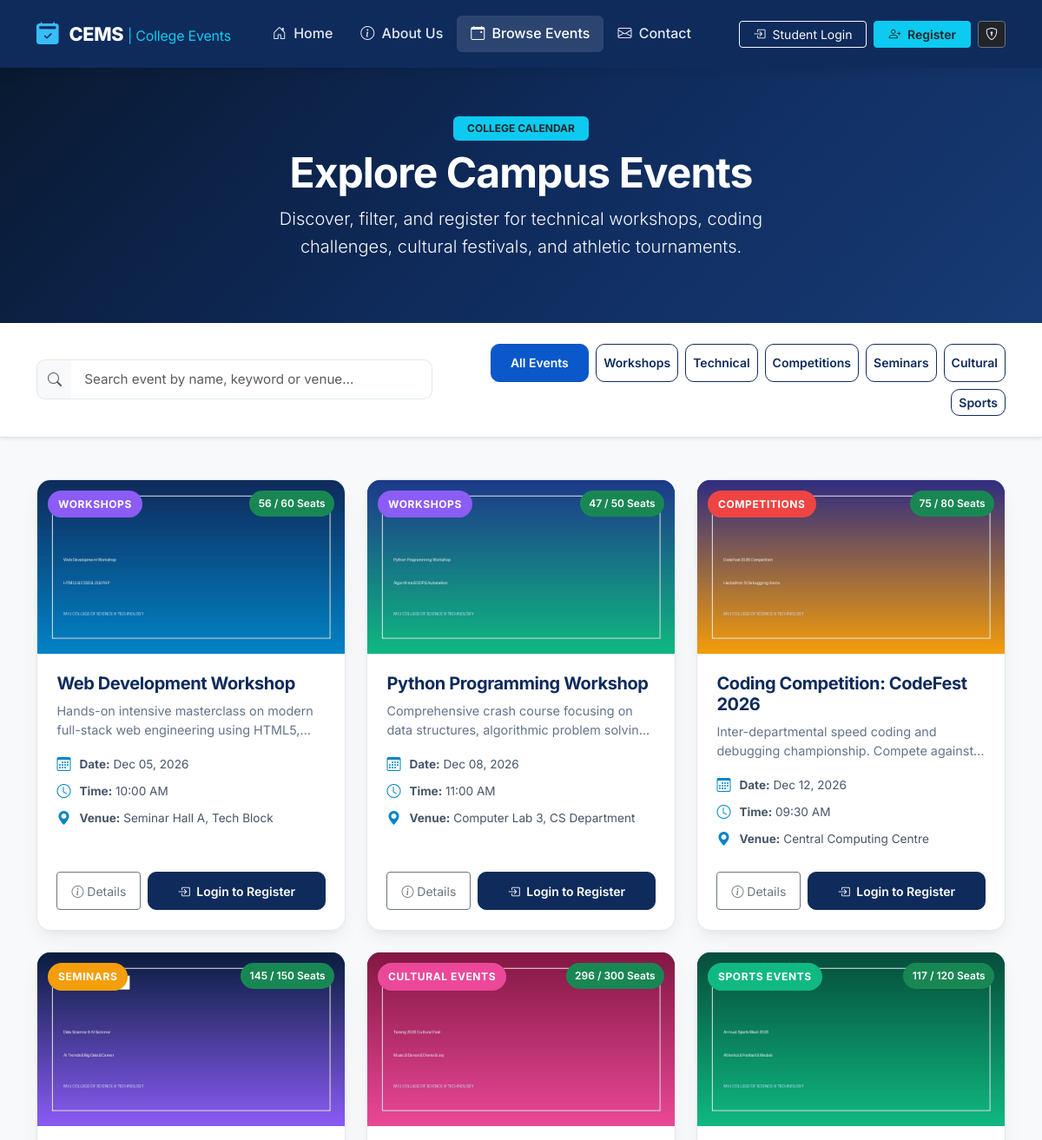
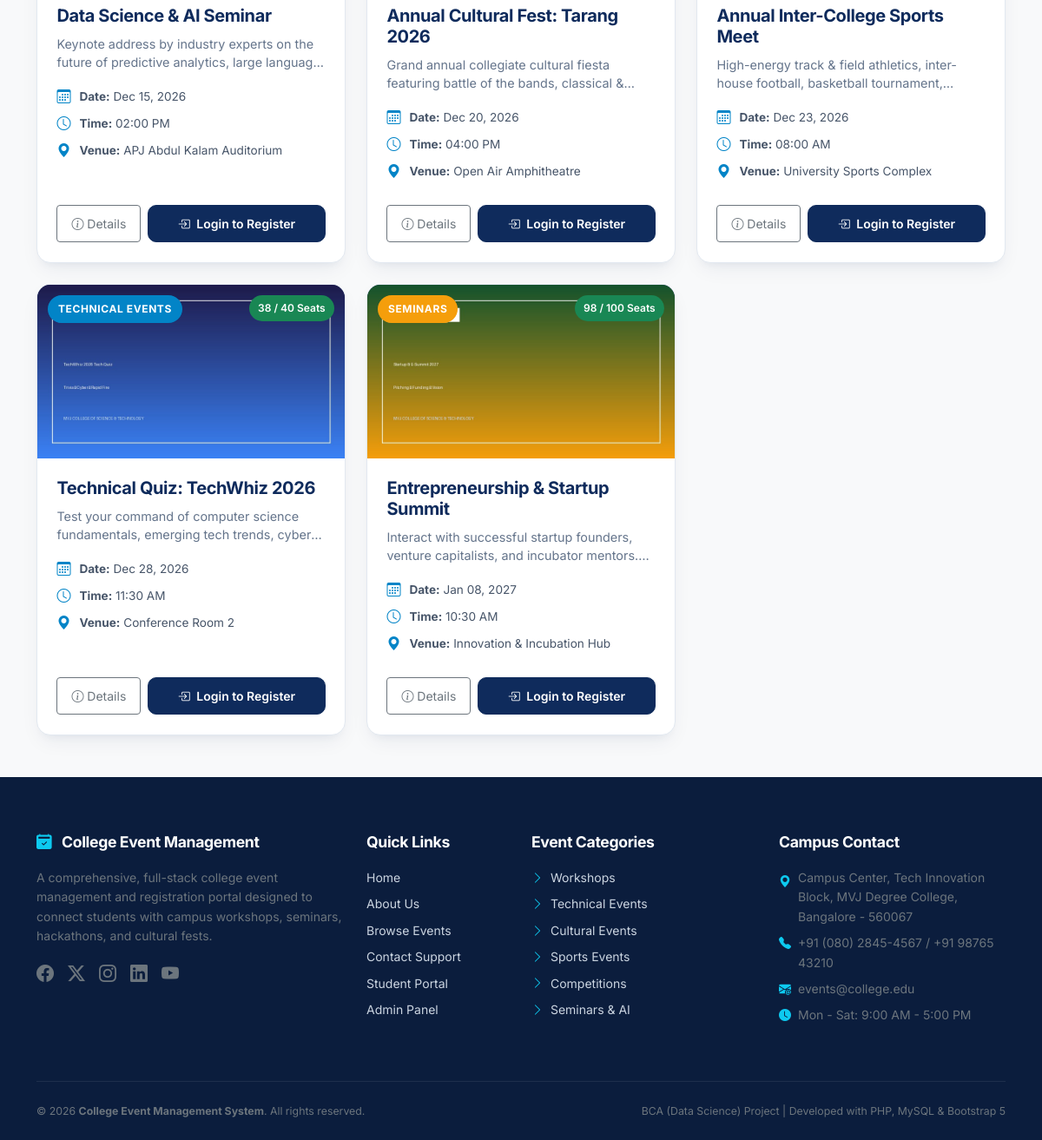
Screenshot of /events.php with the database file from the repository (2 pictures, top to bottom).
### tables this page shows
CREATE TABLE `events` (
  `event_id` INT AUTO_INCREMENT PRIMARY KEY,
  `event_name` VARCHAR(150) NOT NULL,
  `description` TEXT NOT NULL,
  `category` VARCHAR(50) NOT NULL,
  `event_date` DATE NOT NULL,
  `event_time` TIME NOT NULL,
  `venue` VARCHAR(150) NOT NULL,
  `total_seats` INT NOT NULL DEFAULT 60,
  `available_seats` INT NOT NULL DEFAULT 60,
  `event_image` VARCHAR(255) DEFAULT NULL,
  `created_at` TIMESTAMP DEFAULT CURRENT_TIMESTAMP
);

### includes/auth.php (called while the page is built, shortened)
<?php
function isStudentLoggedIn(): bool {
    return isset($_SESSION['user_type']) && $_SESSION['user_type'] === 'student' && !empty($_SESSION['student_id']);
}
function e(?string $string): string {
    return htmlspecialchars((string)$string, ENT_QUOTES, 'UTF-8');
}
function formatDate(string $dateStr): string {
    $timestamp = strtotime($dateStr);
    return $timestamp ? date('M d, Y', $timestamp) : $dateStr;
}
function formatTime(string $timeStr): string {
    $timestamp = strtotime($timeStr);
    return $timestamp ? date('h:i A', $timestamp) : $timeStr;
}

### events.php (the view, shortened to what this page needs)
<?php
require_once __DIR__ . '/includes/header.php';
require_once __DIR__ . '/includes/navbar.php';
$pdo = getDBConnection();
$allEvents = [];
try {
    $stmt = $pdo->query("SELECT * FROM events ORDER BY event_date ASC");
    $allEvents = $stmt->fetchAll();
} catch (Exception $e) {
    $errorMsg = $e->getMessage();
}
$registeredEventIds = [];
$filterCategory = isset($_GET['category']) ? trim($_GET['category']) : 'all';
?>
<section class="py-5 text-white" style="background: linear-gradient(135deg, #091931 0%, #0f2b5c 50%, #173b75 100%);">
    <div class="container py-2 text-center">
        <span class="badge bg-info text-dark px-3 py-2 text-uppercase fw-bold mb-2">College Calendar</span>
        <h1 class="display-5 fw-bold text-white mb-2">Explore Campus Events</h1>
        <p class="lead text-light opacity-90 max-w-700 mx-auto" style="max-width: 650px;">
            Discover, filter, and register for technical workshops, coding challenges, cultural festivals, and athletic tournaments.
        </p>
    </div>
</section>
<section class="py-4 bg-white border-bottom shadow-sm sticky-lg-top" style="top: 68px; z-index: 1000;">
    <div class="container">
        <div class="row g-3 align-items-center">
            <div class="col-lg-5 col-md-6">
                <div class="input-group">
                    <span class="input-group-text bg-light border-end-0"><i class="bi bi-search text-muted"></i></span>
                    <input type="text" id="eventSearchInput" class="form-control border-start-0" placeholder="Search event by name, keyword or venue...">
                </div>
            </div>
            <div class="col-lg-7 col-md-6">
                <div class="d-flex flex-wrap gap-2 justify-content-lg-end">
                    <button class="btn btn-sm event-filter-btn <?= ($filterCategory === 'all') ? 'btn-primary active' : 'btn-outline-primary'; ?>" data-category="all">
                        All Events
                    </button>
                    <button class="btn btn-sm event-filter-btn <?= ($filterCategory === 'Workshops') ? 'btn-primary active' : 'btn-outline-primary'; ?>" data-category="Workshops">
                        Workshops
                    </button>
                    <button class="btn btn-sm event-filter-btn <?= ($filterCategory === 'Technical Events') ? 'btn-primary active' : 'btn-outline-primary'; ?>" data-category="Technical Events">
                        Technical
                    </button>
                    <button class="btn btn-sm event-filter-btn <?= ($filterCategory === 'Competitions') ? 'btn-primary active' : 'btn-outline-primary'; ?>" data-category="Competitions">
                        Competitions
                    </button>
                    <button class="btn btn-sm event-filter-btn <?= ($filterCategory === 'Seminars') ? 'btn-primary active' : 'btn-outline-primary'; ?>" data-category="Seminars">
                        Seminars
                    </button>
                    <button class="btn btn-sm event-filter-btn <?= ($filterCategory === 'Cultural Events') ? 'btn-primary active' : 'btn-outline-primary'; ?>" data-category="Cultural Events">
                        Cultural
                    </button>
                    <button class="btn btn-sm event-filter-btn <?= ($filterCategory === 'Sports Events') ? 'btn-primary active' : 'btn-outline-primary'; ?>" data-category="Sports Events">
                        Sports
                    </button>
                </div>
            </div>
        </div>
    </div>
</section>
<section class="py-5 bg-light">
    <div class="container">
        <div class="row g-4" id="eventsGrid">
            <?php if (!empty($allEvents)): ?>
                <?php foreach ($allEvents as $event): ?>
                    <?php
                        $badgeClass = match($event['category']) {
                            'Workshops' => 'badge-workshop',
                            'Technical Events' => 'badge-tech',
                            'Cultural Events' => 'badge-cultural',
                            'Sports Events' => 'badge-sports',
                            'Seminars' => 'badge-seminar',
                            'Competitions' => 'badge-competition',
                            default => 'bg-secondary'
                        };
                        $isFull = ((int)$event['available_seats'] <= 0);
                        $isRegistered = in_array($event['event_id'], $registeredEventIds);
                        $imagePath = 'uploads/events/' . ($event['event_image'] ?? 'web_dev_workshop.jpg');
                    ?>
                    <div class="col-lg-4 col-md-6 event-item"
                         id="event-<?= $event['event_id']; ?>"
                         data-category="<?= e($event['category']); ?>"
                         data-title="<?= e($event['event_name']); ?>"
                         data-desc="<?= e($event['description']); ?>"
                         data-venue="<?= e($event['venue']); ?>"
                         style="<?= ($filterCategory !== 'all' && $filterCategory !== $event['category']) ? 'display:none;' : ''; ?>">
                        <div class="event-card">
                            <div class="event-image-wrapper">
                                <img src="<?= $imagePath; ?>" alt="<?= e($event['event_name']); ?>">
                                <span class="event-category-badge <?= $badgeClass; ?>"><?= e($event['category']); ?></span>
                                <?php if ($isRegistered): ?>
                                    <span class="event-seats-badge bg-primary text-white">
                                        <i class="bi bi-check2-circle me-1"></i> Registered
                                    </span>
                                <?php elseif ($isFull): ?>
                                    <span class="event-seats-badge bg-danger text-white">Seats Full</span>
                                <?php else: ?>
                                    <span class="event-seats-badge bg-success text-white">
                                        <?= e($event['available_seats']); ?> / <?= e($event['total_seats']); ?> Seats
                                    </span>
                                <?php endif; ?>
                            </div>
                            <div class="event-card-body">
                                <h3 class="event-card-title"><?= e($event['event_name']); ?></h3>
                                <p class="event-card-desc"><?= e($event['description']); ?></p>
                                <ul class="event-meta-list">
                                    <li>
                                        <i class="bi bi-calendar3"></i>
                                        <span><strong>Date:</strong> <?= formatDate($event['event_date']); ?></span>
                                    </li>
                                    <li>
                                        <i class="bi bi-clock"></i>
                                        <span><strong>Time:</strong> <?= formatTime($event['event_time']); ?></span>
                                    </li>
                                    <li>
                                        <i class="bi bi-geo-alt-fill"></i>
                                        <span><strong>Venue:</strong> <?= e($event['venue']); ?></span>
                                    </li>
                                </ul>
                                <div class="mt-auto d-flex gap-2">
                                    <button type="button" class="btn btn-outline-secondary btn-sm px-3"
                                            data-bs-toggle="modal" data-bs-target="#eventDetailsModal"
                                            data-title="<?= e($event['event_name']); ?>"
                                            data-desc="<?= e($event['description']); ?>"
                                            data-category="<?= e($event['category']); ?>"
                                            data-date="<?= formatDate($event['event_date']); ?>"
                                            data-time="<?= formatTime($event['event_time']); ?>"
                                            data-venue="<?= e($event['venue']); ?>"
                                            data-seats="<?= e($event['available_seats']) . ' of ' . e($event['total_seats']); ?>"
                                            data-image="<?= $imagePath; ?>">
                                        <i class="bi bi-info-circle"></i> Details
                                    </button>
                                    <?php if ($isRegistered): ?>
                                        <a href="student/my_events.php" class="btn btn-success btn-sm flex-grow-1">
                                            <i class="bi bi-check-circle-fill me-1"></i> View Ticket Pass
                                        </a>
                                    <?php elseif ($isFull): ?>
                                        <button class="btn btn-secondary btn-sm flex-grow-1" disabled>
                                            <i class="bi bi-slash-circle me-1"></i> Seats Full
                                        </button>
                                    <?php else: ?>
                                        <a href="login.php?redirect=events.php" class="btn btn-primary btn-sm flex-grow-1">
                                            <i class="bi bi-box-arrow-in-right me-1"></i> Login to Register
                                        </a>
                                    <?php endif; ?>
                                </div>
                            </div>
                        </div>
                    </div>
                <?php endforeach; ?>
            <?php else: ?>
                <div class="col-12 text-center py-5">
                    <p class="text-muted fs-5">No events found in the database.</p>
                </div>
            <?php endif; ?>
        </div>
    </div>
</section>
<?php require_once __DIR__ . '/includes/footer.php'; ?>

### rows the page displays
events: event_image (picture), category "WORKSHOPS", available_seats "56", total_seats "60", event_name "Web Development Workshop", description "Hands-on intensive masterclass on modern full-stack web engineering using…", event_date "Dec 05, 2026", event_time "10:00 AM", venue "Seminar Hall A, Tech Block", shows "Login to Register"
events: event_image (picture), category "WORKSHOPS", available_seats "47", total_seats "50", event_name "Python Programming Workshop", description "Comprehensive crash course focusing on data structures, algorithmic problem…", event_date "Dec 08, 2026", event_time "11:00 AM", venue "Computer Lab 3, CS Department", shows "Login to Register"
events: event_image (picture), category "COMPETITIONS", available_seats "75", total_seats "80", event_name "Coding Competition: CodeFest 2026", description "Inter-departmental speed coding and debugging championship. Compete…", event_date "Dec 12, 2026", event_time "09:30 AM", venue "Central Computing Centre", shows "Login to Register"
events: event_image (picture), category "SEMINARS", available_seats "145", total_seats "150", event_name "Data Science & AI Seminar", description "Keynote address by industry experts on the future of predictive analytics, large…", event_date "Dec 15, 2026", event_time "02:00 PM", venue "APJ Abdul Kalam Auditorium", shows "Login to Register"
events: event_image (picture), category "CULTURAL EVENTS", available_seats "296", total_seats "300", event_name "Annual Cultural Fest: Tarang 2026", description "Grand annual collegiate cultural fiesta featuring battle of the bands, classical…", event_date "Dec 20, 2026", event_time "04:00 PM", venue "Open Air Amphitheatre", shows "Login to Register"
events: event_image (picture), category "SPORTS EVENTS", available_seats "117", total_seats "120", event_name "Annual Inter-College Sports Meet", description "High-energy track & field athletics, inter-house football, basketball…", event_date "Dec 23, 2026", event_time "08:00 AM", venue "University Sports Complex", shows "Login to Register"
events: event_image (picture), category "TECHNICAL EVENTS", available_seats "38", total_seats "40", event_name "Technical Quiz: TechWhiz 2026", description "Test your command of computer science fundamentals, emerging tech trends,…", event_date "Dec 28, 2026", event_time "11:30 AM", venue "Conference Room 2", shows "Login to Register"
events: event_image (picture), category "SEMINARS", available_seats "98", total_seats "100", event_name "Entrepreneurship & Startup Summit", description "Interact with successful startup founders, venture capitalists, and incubator…", event_date "Jan 08, 2027", event_time "10:30 AM", venue "Innovation & Incubation Hub", shows "Login to Register"
